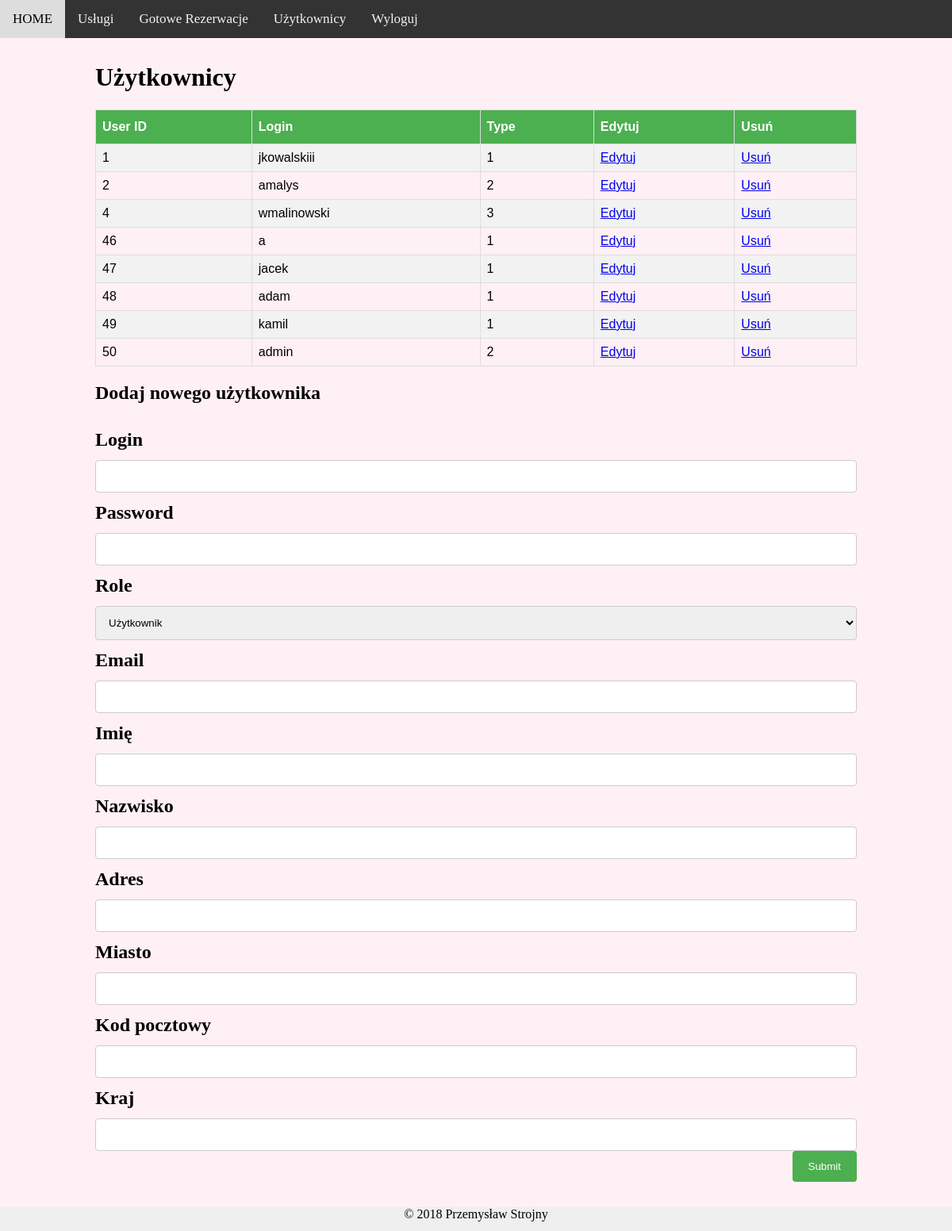
Page /mvc/user (signed in) on the committed database.
### tables this page shows
CREATE TABLE `users` (
  `IDuser` int(11) NOT NULL,
  `login` varchar(64) NOT NULL,
  `password` varchar(128) NOT NULL,
  `email` varchar(320) NOT NULL,
  `name` varchar(128) NOT NULL,
  `surname` varchar(128) NOT NULL,
  `address` varchar(128) NOT NULL,
  `ID_user_type` int(11) NOT NULL,
  `city` varchar(64) NOT NULL,
  `postalcode` varchar(16) NOT NULL,
  `country` varchar(32) NOT NULL
);

### mvc/controllers/user.php (called while the page is built, shortened)
<?php
class User extends Controller {
	function index()
	{
		$this->view->userList = $this->model->userList();
		$this->view->render('user/index');
	}
}

### mvc/index.php (called while the page is built, shortened)
<?php
require 'libs/Bootstrap.php';
require 'libs/View.php';
require 'libs/Database.php';
require 'libs/Session.php';
require 'config/database.php';
$app = new Bootstrap();

### mvc/libs/Session.php (called while the page is built, shortened)
<?php
class Session
{
	public static function get($key)
	{
		if (isset($_SESSION[$key]))
		return $_SESSION[$key];
	}
}

### mvc/libs/Database.php (called while the page is built, shortened)
<?php
class Database {
    static $host, $user, $password, $database;
    function __construct($host='localhost', $user='root', $password='', $database='bookgym')
    {
        self::$host=$host;
        self::$user=$user;
        self::$password=$password;
        self::$database=$database;
    }
    function connect(){
        $connection = mysqli_connect(self::$host, self::$user, self::$password, self::$database);
        if($connection){
            return $connection;
        }else{
            return die('Connection error!');
        }
    }
    function query($q=""){
        return mysqli_query($this->connect(), $q);
    }
}

### mvc/models/user_model.php (called while the page is built, shortened)
<?php
class User_Model extends Model
{
	public function userList()
	{
		$query = $this->database->query("SELECT * FROM users");
		return $query;
	}
}

### mvc/views/user/index.php (the view, shortened to what this page needs)
<head>
    <link rel="stylesheet" href="<?php echo URL; ?>public/css/style.css" />
</head>
<h1>Użytkownicy</h1>
<div style="overflow-x:auto;">
    <table id="customers">
        <tr>
            <th>User ID</th>
            <th>Login</th>
            <th>Type</th>
            <th>Edytuj</th>
            <th>Usuń</th>
        </tr>
        <?php
            foreach($this->userList as $key => $value) {
        ?>
        <tr>
            <td><?php echo $value['IDuser'] . '</br>'; ?></td>
            <td><?php echo $value['login'] . '</br>'; ?></td>
            <td><?php echo $value['ID_user_type'] . '</br>'; ?></td>
            <td><?php echo '<a href="'.URL.'user/edit/'.$value['IDuser'].'">Edytuj</a>';?>   </td>
            <td><?php echo '<a href="'.URL.'user/delete/'.$value['IDuser'].'">Usuń</a>';?>   </td>
        </tr>
<?php
            }
?>
    </table>
</div>
<h2>Dodaj nowego użytkownika<h2>
<form method="post" action="<?php echo URL;?>user/create">
<label>Login</label><input type="text" name="login" value="" /><br />
<label>Password</label><input type="text" name="password" value="" /><br />
<label>Role</label>
    <select name="ID_user_type">
        <option value="1">Użytkownik</option>
    </select><br />
<label>Email</label><input type="text" name="email" value=""/><br />
<label>Imię</label><input type="text" name="name" value=""/><br />
<label>Nazwisko</label><input type="text" name="surname" value=""/><br />
<label>Adres</label><input type="text" name="address" value=""/><br />
<label>Miasto</label><input type="text" name="city" value=""/><br />
<label>Kod pocztowy</label><input type="text" name="postalcode" value=""/><br />
<label>Kraj</label><input type="text" name="country" value=""/><br />
<label>&nbsp;</label><input type="submit" />
</form>

### mvc/libs/Bootstrap.php (shortened to what this page needs)
<?php
class Bootstrap {
	function __construct() {
		$url = isset($_GET['url']) ? $_GET['url'] : null;
		$url = rtrim($url, '/');
		$url = explode('/', $url);
		$controller = new $url[0];
		$controller->loadModel($url[0]);
		if (isset($url[2])) {
			if (method_exists($controller, $url[1])) {
				$controller->{$url[1]}($url[2]);
			} else {
				$this->error();
			}
		} else {
			if (isset($url[1])) {
				if (method_exists($controller, $url[1])) {
					$controller->{$url[1]}();
				} else {
					$this->error();
				}
			} else {
				$controller->index();
			}
		}
	}
}

### mvc/libs/View.php (shortened to what this page needs)
<?php
class View {
	public function render($name, $noInclude = false)
	{
		if ($noInclude == true) {
			require 'views/' . $name . '.php';
		}
		else {
			require 'views/header.php';
			require 'views/' . $name . '.php';
			require 'views/footer.php';
		}
	}
}

### mvc/views/header.php (shortened to what this page needs)
<!doctype html>
<html>
<head>
	<link rel="stylesheet" href="<?php echo URL; ?>public/css/default2.css" />
</head>
<body>
<div class="container">
	<div class="topnav" id="myTopnav">
	<?php if (Session::get('loggedIn') == true):?>
		<a href="http://localhost/mvc/index">HOME</a>
		<a href="http://localhost/mvc/service">Usługi</a>
		<a href="http://localhost/mvc/readyreservation">Gotowe Rezerwacje</a>
		<?php if (Session::get('ID_user_type') == 2):?>
			<a href="http://localhost/mvc/user">Użytkownicy</a>
		<?php endif; ?>
		<a href="http://localhost/mvc/logout/logout">Wyloguj</a>
	<?php endif; ?>
	</div>
	<div class="middle">

### mvc/views/footer.php
	</div>
		<div class="footer">
			© 2018 Przemysław Strojny
		</div>
</div>
</body>
</html>

### mvc/public/css/default2.css (style rules this page uses)
html, body { margin:0; padding:0; height:100%; background-color: lavenderblush; }
.container { min-height:100%; position:relative; }
.middle { padding:10px; padding-bottom:30px; position: relative; max-width: 960px; margin: auto; }
.footer { position: absolute; width: 100%; height:30px; bottom: 0; background-color: #efefef; text-align: center; }
.topnav { overflow: hidden; background-color: #333; }
.topnav a { float: left; display: block; color: #f2f2f2; text-align: center; padding: 14px 16px; text-decoration: none; font-size: 17px; }

### mvc/public/css/style.css (style rules this page uses)
#customers { font-family: "Trebuchet MS", Arial, Helvetica, sans-serif; border-collapse: collapse; width: 100%; }
#customers td, #customers th { border: 1px solid #ddd; padding: 8px; }
#customers tr:nth-child(even) { background-color: #f2f2f2; }
#customers th { padding-top: 12px; padding-bottom: 12px; text-align: left; background-color: #4CAF50; color: white; }
input[type=text], select, textarea { width: 100%; padding: 12px; border: 1px solid #ccc; border-radius: 4px; box-sizing: border-box; resize: vertical; }
input[type=number], select, textarea { width: 100%; padding: 12px; border: 1px solid #ccc; border-radius: 4px; box-sizing: border-box; resize: vertical; }
label { padding: 12px 12px 12px 0; display: inline-block; }
input[type=submit] { background-color: #4CAF50; color: white; padding: 12px 20px; border: none; border-radius: 4px; cursor: pointer; float: right; }

### rows in the picture
users: IDuser "1", login "jkowalskiii", ID_user_type "1"
users: IDuser "2", login "amalys", ID_user_type "2"
users: IDuser "4", login "wmalinowski", ID_user_type "3"
users: IDuser "46", login "a", ID_user_type "1"
users: IDuser "47", login "jacek", ID_user_type "1"
users: IDuser "48", login "adam", ID_user_type "1"
users: IDuser "49", login "kamil", ID_user_type "1"
users: IDuser "50", login "admin", ID_user_type "2"
